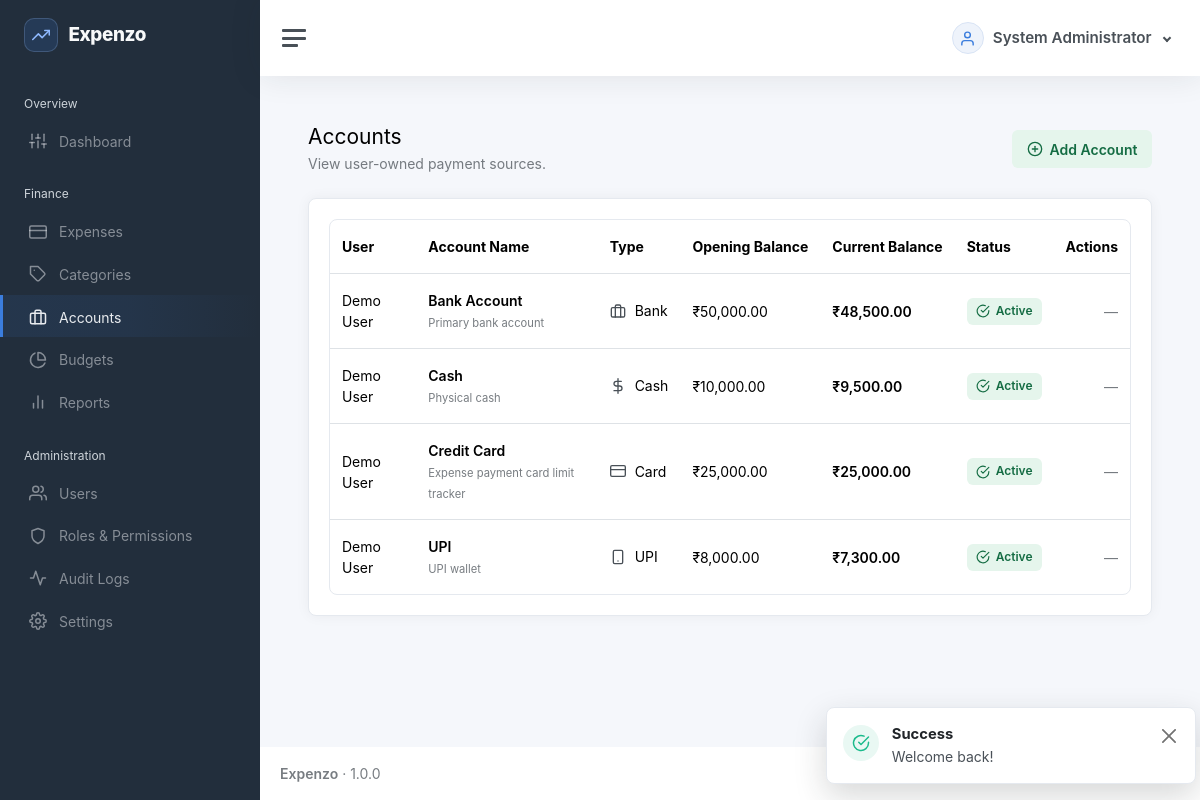
Page /accounts (signed in) on the committed database.
### tables this page shows
CREATE TABLE users (
  id BIGINT UNSIGNED AUTO_INCREMENT PRIMARY KEY,
  name VARCHAR(120) NOT NULL,
  email VARCHAR(190) NOT NULL UNIQUE,
  password_hash VARCHAR(255) NOT NULL,
  status ENUM('active','inactive') NOT NULL DEFAULT 'active',
  created_at DATETIME NOT NULL DEFAULT CURRENT_TIMESTAMP,
  updated_at DATETIME NOT NULL DEFAULT CURRENT_TIMESTAMP ON UPDATE CURRENT_TIMESTAMP,
  INDEX idx_users_status(status)
);

CREATE TABLE accounts (
  id BIGINT UNSIGNED AUTO_INCREMENT PRIMARY KEY,
  user_id BIGINT UNSIGNED NOT NULL,
  name VARCHAR(120) NOT NULL,
  type VARCHAR(60) NOT NULL,
  opening_balance DECIMAL(15,2) NOT NULL DEFAULT 0,
  current_balance DECIMAL(15,2) NOT NULL DEFAULT 0,
  description TEXT NULL,
  status ENUM('active','inactive') NOT NULL DEFAULT 'active',
  created_at DATETIME NOT NULL DEFAULT CURRENT_TIMESTAMP,
  updated_at DATETIME NOT NULL DEFAULT CURRENT_TIMESTAMP ON UPDATE CURRENT_TIMESTAMP,
  UNIQUE KEY uq_accounts_user_name(user_id, name),
  INDEX idx_accounts_user_status(user_id, status),
  FOREIGN KEY(user_id) REFERENCES users(id) ON DELETE CASCADE
);

### app/Core/View.php (called while the page is built, shortened)
<?php
final class View {
 public static function render(string $view,array $data=[],string $layout='app'):void { extract($data); if (str_starts_with($view, 'errors/')) $layout = 'error'; $viewFile=dirname(__DIR__,2).'/resources/views/'.$view.'.php'; if(!is_file($viewFile)) throw new \RuntimeException('View not found: '.$view); ob_start(); require $viewFile; $content=ob_get_clean(); require dirname(__DIR__,2).'/resources/views/layouts/'.$layout.'.php'; }
}

### app/Controllers/AccountController.php (called while the page is built, shortened)
<?php
final class AccountController
{
    public function index(Request $r): void
    {
        PermissionMiddleware::require('accounts.view');
        $rows = (new AccountRepository())->allVisible(auth_user());
        View::render('accounts/index', compact('rows'));
    }
}

### public/index.php (called while the page is built, shortened)
<?php
require dirname(__DIR__).'/app/Core/Autoloader.php';
require dirname(__DIR__).'/app/Helpers/helpers.php';
$router=new Router();(require dirname(__DIR__).'/routes/web.php')($router);$router->dispatch(new Request());

### app/Core/Session.php (called while the page is built, shortened)
<?php
final class Session {
 public static function start():void{ $c=require dirname(__DIR__,2).'/config/app.php'; }
 public static function get(string $k,mixed $d=null):mixed{return $_SESSION[$k]??$d;}
}

### app/Core/Autoloader.php (called while the page is built, shortened)
<?php
spl_autoload_register(function (string $class): void {
    $prefix = 'App\\';
    $relative = substr($class, strlen($prefix));
    $file = __DIR__ . '/../' . str_replace('\\', '/', $relative) . '.php';
});

### app/Services/Authorization.php (called while the page is built, shortened)
<?php
final class Authorization
{
    public static function allows(array $actor, string $permission): bool
    {
        return in_array($permission, $actor['permissions'] ?? [], true);
    }
}

### app/Core/Database.php (called while the page is built, shortened)
<?php
final class Database {
    private static ?PDO $pdo=null;
    public static function connection(): PDO {
        if (self::$pdo) return self::$pdo;
        $c=require dirname(__DIR__,2).'/config/database.php';
        $dsn=sprintf('mysql:host=%s;port=%s;dbname=%s;charset=%s',$c['host'],$c['port'],$c['database'],$c['charset']);
        self::$pdo=new PDO($dsn,$c['username'],$c['password'],[
          PDO::ATTR_ERRMODE=>PDO::ERRMODE_EXCEPTION,
          PDO::ATTR_DEFAULT_FETCH_MODE=>PDO::FETCH_ASSOC,
          PDO::ATTR_EMULATE_PREPARES=>false,
        ]);
        return self::$pdo;
    }
}

### app/Repositories/AccountRepository.php (called while the page is built, shortened)
<?php
final class AccountRepository {
 public function allVisible(array $actor):array{if(\App\Services\Authorization::allows($actor,'finance.view_all')){return Database::connection()->query('SELECT a.*,u.name user_name,COALESCE(a.current_balance,a.opening_balance) balance FROM accounts a JOIN users u ON u.id=a.user_id ORDER BY u.name,a.name')->fetchAll();}return $this->allForUser((int)$actor['id']);}
}

### config/app.php (called while the page is built, shortened)
<?php
return [
 'env'=>getenv('APP_ENV') ?: ($_ENV['APP_ENV'] ?? 'production'),
 'debug'=>(bool)(getenv('APP_DEBUG') ?: ($_ENV['APP_DEBUG'] ?? false)),
 'url'=>getenv('APP_URL') ?: ($_ENV['APP_URL'] ?? 'http://localhost'),
 'timezone'=>getenv('APP_TIMEZONE') ?: ($_ENV['APP_TIMEZONE'] ?? 'Asia/Kolkata'),
 'currency'=>getenv('APP_CURRENCY') ?: ($_ENV['APP_CURRENCY'] ?? 'INR'),
 'session_name'=>getenv('SESSION_NAME') ?: ($_ENV['SESSION_NAME'] ?? 'expenzo_session'),
 'session_lifetime'=>(int)(getenv('SESSION_LIFETIME') ?: ($_ENV['SESSION_LIFETIME'] ?? 7200)),
];

### app/Core/Request.php (called while the page is built, shortened)
<?php
final class Request {
 public function path():string { $path=parse_url($_SERVER['REQUEST_URI']??'/',PHP_URL_PATH) ?: '/'; $base=rtrim(str_replace('\\','/',dirname($_SERVER['SCRIPT_NAME']??'')),'/'); return '/'.ltrim($path,'/'); }
}

### config/database.php (called while the page is built, shortened)
<?php
return [
 'host'=>getenv('DB_HOST') ?: ($_ENV['DB_HOST'] ?? '127.0.0.1'),
 'port'=>getenv('DB_PORT') ?: ($_ENV['DB_PORT'] ?? '3306'),
 'database'=>getenv('DB_DATABASE') ?: ($_ENV['DB_DATABASE'] ?? 'expenzo'),
 'username'=>getenv('DB_USERNAME') ?: ($_ENV['DB_USERNAME'] ?? 'root'),
 'password'=>getenv('DB_PASSWORD') ?: ($_ENV['DB_PASSWORD'] ?? ''),
 'charset'=>'utf8mb4',
];

### app/Repositories/UserRepository.php (called while the page is built, shortened)
<?php
final class UserRepository
{
    public function findWithRole(int $id): ?array
    {
        $s = Database::connection()->prepare('SELECT u.*,r.id role_id,r.name role_name,r.status role_status,r.system_key
            FROM users u LEFT JOIN user_roles ur ON ur.user_id=u.id LEFT JOIN roles r ON r.id=ur.role_id WHERE u.id=?');
        $s->execute([$id]);
        $user = $s->fetch();
        $user['permissions'] = $user['role_status'] === 'active' ? (new RoleRepository())->permissionNames((int)$user['role_id']) : [];
        return $user;
    }
}

### app/Middleware/PermissionMiddleware.php (called while the page is built, shortened)
<?php
final class PermissionMiddleware
{
    public static function require(string $permission): void
    {
        $user = (new UserRepository())->findWithRole((int)Session::get('user_id'));
    }
}

### resources/views/accounts/index.php (the view, shortened to what this page needs)
<?php
$module = 'accounts';
require dirname(__DIR__).'/partials/page-header.php';
?>
<div class="card"><div class="card-body">
<div class="table-responsive" role="region" aria-label="Accounts table" tabindex="0"><table class="table crud-table mb-0">
<thead><tr><?php if (is_adminish()): ?><th scope="col">User</th><?php endif; ?><th scope="col">Account Name</th><th scope="col">Type</th><th scope="col">Opening Balance</th><th scope="col">Current Balance</th><th scope="col">Status</th><th scope="col" class="text-end">Actions</th></tr></thead>
<tbody>
<?php foreach ($rows as $r): ?>
<tr>
<?php if (is_adminish()): ?><td><?=e($r['user_name'] ?? '')?></td><?php endif; ?>
<td><div class="fw-semibold"><?=e($r['name'])?></div><small class="text-muted table-description"><?=e($r['description'] ?? '')?></small></td>
<td><?=account_type_label($r['type'] ?? '')?></td><td class="text-nowrap"><?=money($r['opening_balance'])?></td><td class="fw-semibold text-nowrap"><?=money($r['balance'])?></td>
<td><span class="status-badge status-badge--<?=in_array($r['status'], ['active', 'posted'], true) ? 'success' : 'neutral'?>"><i data-feather="<?=in_array($r['status'], ['active', 'posted'], true) ? 'check-circle' : 'pause-circle'?>" aria-hidden="true"></i><?=e(ucfirst($r['status']))?></span></td>
<td><?php $rowId = $r['id']; $rowName = $r['name']; $owned = (int)$r['user_id'] === (int)\App\Core\Session::get('user_id'); $mayEdit = $owned && can('accounts.edit'); $mayDelete = $owned && can('accounts.delete'); require dirname(__DIR__).'/partials/row-actions.php'; ?></td>
</tr>
<?php endforeach; ?>
</tbody></table></div></div></div>

### app/Helpers/helpers.php (shortened to what this page needs)
<?php
function e(mixed $v):string{return htmlspecialchars((string)$v,ENT_QUOTES,'UTF-8');}
function url(string $path=''):string{$base=rtrim(str_replace('\\','/',dirname($_SERVER['SCRIPT_NAME']??'')),'/'); if($base==='/'||$base==='.')$base=''; return $base.'/'.ltrim($path,'/');}
function asset(string $path):string{
    $relative = ltrim($path, '/');
    $file = dirname(__DIR__,2).'/public/assets/'.$relative;
    return url('assets/'.$relative).(is_file($file) ? '?v='.filemtime($file) : '');
}
function auth_user():?array{return Session::get('user');}
function can(string $permission):bool{return in_array($permission,Session::get('permissions',[]),true);}
function is_adminish():bool{return can('finance.view_all');}
function app_setting(string $key, mixed $default = null): mixed
{
    static $settings = null;
    if ($settings === null) {
        $settings = [];
        try {
            $rows = \App\Core\Database::connection()->query('SELECT setting_key, setting_value FROM settings')->fetchAll();
            foreach ($rows as $row) $settings[$row['setting_key']] = $row['setting_value'];
        } catch (\Throwable $exception) {
            $settings = [];
        }
    }
    return $settings[$key] ?? $default;
}
function currency_code(): string
{
    $cfg = require dirname(__DIR__,2).'/config/app.php';
    return strtoupper(trim((string)app_setting('currency', $cfg['currency'] ?? 'INR')));
}
function money(float|int|string $amount):string{ $symbols=['INR'=>'₹','USD'=>'$','EUR'=>'€','GBP'=>'£']; $currency=currency_code(); return ($symbols[$currency]??$currency.' ').number_format((float)$amount,2);}
function account_type_icon(?string $type): string
{
    return match (strtolower(trim((string)$type))) {
        'cash' => 'dollar-sign',
        'bank' => 'briefcase',
        'card', 'credit card', 'debit card' => 'credit-card',
        'upi' => 'smartphone',
        'wallet' => 'pocket',
        default => 'credit-card',
    };
}
function account_type_label(?string $type, ?string $name = null): string
{
    $type = trim((string)$type);
    $label = trim((string)$name) !== '' ? trim((string)$name) : ($type !== '' ? $type : 'Account');
    return '<span class="inline-icon-text"><i data-feather="'.e(account_type_icon($type)).'" aria-hidden="true"></i>'.e($label).'</span>';
}
function landing_path():string {
    foreach (['dashboard','expenses','categories','accounts','budgets','reports','users','roles','settings'] as $module) {
        if(can($module.'.view')) return '/'.$module;
    }
    return '/dashboard';
}

### resources/views/partials/row-actions.php (shortened to what this page needs)
<div class="table-actions">
    <?php if (!$mayEdit && !$mayDelete && !($module === 'categories' && ($mayAppearance ?? false))): ?><span class="text-muted">&mdash;</span><?php endif; ?>
</div>

### app/Core/Router.php (shortened to what this page needs)
<?php
final class Router { private array $routes=[];
 private function add(string $method,string $path,string $handler):void{$this->routes[] = compact('method','path','handler');}
 public function dispatch(Request $request):void{foreach($this->routes as $r){if($r['method']!==$request->method())continue;$pattern=preg_replace('#\\{([a-zA-Z_][a-zA-Z0-9_]*)\\}#','(?P<$1>[^/]+)',str_replace('/','\/',$r['path']));if(preg_match('#^'.$pattern.'$#',$request->path(),$m)){[$class,$method]=explode('@',$r['handler']);$controller=new $class();$params=[];foreach($m as $k=>$v)if(!is_int($k))$params[]=$v; $controller->$method($request,...$params);return;}} Response::status(404); View::render('errors/404',[], 'app');}
}

### resources/views/layouts/app.php (shortened to what this page needs)
<?php
$sidebarPath = rtrim((new \App\Core\Request())->path(), '/') ?: '/';
$navigation = [
    'Overview' => ['dashboard' => ['Dashboard', 'sliders', 'dashboard.view']],
    'Finance' => [
        'expenses' => ['Expenses', 'credit-card', 'expenses.view'],
        'categories' => ['Categories', 'tag', 'categories.view'],
        'accounts' => ['Accounts', 'briefcase', 'accounts.view'],
        'budgets' => ['Budgets', 'pie-chart', 'budgets.view'],
        'reports' => ['Reports', 'bar-chart-2', 'reports.view'],
    ],
    'Administration' => [
        'users' => ['Users', 'users', 'users.view'],
        'roles' => ['Roles & Permissions', 'shield', 'roles.view'],
        'audit-logs' => ['Audit Logs', 'activity', 'audit.view'],
        'settings' => ['Settings', 'settings', 'settings.view'],
    ],
];
$currentUser = auth_user() ?? [];
$currentUserName = $currentUser['name'] ?? 'User';
?>
<!doctype html>
<html lang="en">
<head>
    <link href="<?= asset('app.css') ?>" rel="stylesheet">
    <link href="<?= asset('crud.css') ?>" rel="stylesheet">
</head>
<body>
    <div class="wrapper">
        <nav id="sidebar" class="sidebar js-sidebar">
            <div class="sidebar-content js-simplebar">
                <a class="sidebar-brand app-sidebar-brand" href="<?= e(url(landing_path())) ?>"><span class="sidebar-brand-mark"><i data-feather="trending-up" aria-hidden="true"></i></span><span class="align-middle brand-mini"><?= e(APP_NAME) ?></span></a>
                <ul class="sidebar-nav">
                    <?php foreach ($navigation as $group => $items):
                        $visible = array_filter($items, static fn(array $item): bool => can($item[2]));
                        ?>
                        <li class="sidebar-header"><?= e($group) ?></li>
                        <?php foreach ($visible as $section => [$label, $icon, $permission]):
                            $active = $sidebarPath === '/' . $section || str_starts_with($sidebarPath, '/' . $section . '/') || ($section === 'dashboard' && $sidebarPath === '/');
                            ?>
                            <li class="sidebar-item <?= $active ? 'active' : '' ?>"><a class="sidebar-link"
                                    href="<?= e(url($section)) ?>"><i class="align-middle" data-feather="<?= e($icon) ?>"></i><span
                                        class="align-middle"><?= e($label) ?></span></a></li>
                        <?php endforeach; endforeach; ?>
                </ul>
            </div>
        </nav>
        <div class="main">
            <nav class="navbar navbar-expand navbar-light navbar-bg">
                <a class="sidebar-toggle js-sidebar-toggle" role="button" tabindex="0" aria-label="Toggle navigation"><i
                        class="hamburger align-self-center"></i></a>
                <div class="navbar-collapse collapse">
                    <ul class="navbar-nav navbar-align">
                        <li class="nav-item dropdown">
                            <a class="nav-link user-menu-toggle dropdown-toggle" href="#" data-bs-toggle="dropdown"
                                aria-expanded="false">
                                <span class="user-menu-avatar"><i data-feather="user"></i></span>
                                <span class="user-menu-name"><?= e($currentUserName) ?></span>
                            </a>
                        </li>
                    </ul>
                </div>
            </nav>
            <main class="content">
                <div class="container-fluid p-0">
                    <?= $content ?>
                </div>
            </main>
            <footer class="footer">
                <div class="container-fluid">
                    <div class="row text-muted">
                        <div class="col-6 text-start">
                            <p class="mb-0"><strong><?= e(APP_NAME) ?></strong> &middot; <?= APP_VERSION ?></p>
                        </div>
                        <div class="col-6 text-end">All Rights Reserved &copy; <?= date('Y') ?></div>
                    </div>
                </div>
            </footer>
        </div>
    </div>
    <?php require dirname(__DIR__).'/partials/toasts.php'; ?>
</body>
</html>

### rows in the picture
users: name "System Administrator"
accounts: user.name "Demo User", name "Bank Account", description "Primary bank account", type "Bank", opening_balance "₹50,000.00", balance "₹48,500.00", status "Active"
accounts: user.name "Demo User", name "Cash", description "Physical cash", type "Cash", opening_balance "₹10,000.00", balance "₹9,500.00", status "Active"
accounts: user.name "Demo User", name "Credit Card", description "Expense payment card limit tracker", type "Card", opening_balance "₹25,000.00", balance "₹25,000.00", status "Active"
accounts: user.name "Demo User", name "UPI", description "UPI wallet", type "UPI", opening_balance "₹8,000.00", balance "₹7,300.00", status "Active"

### other values in the picture
$group "Overview"
$label "Dashboard"
$group "Finance"
$label "Expenses"
$label "Categories"
$label "Accounts"
$label "Budgets"
$label "Reports"
$group "Administration"
$label "Users"
$label "Roles & Permissions"
$label "Audit Logs"
$label "Settings"
$toast['label'] "Success"
$toast['message'] "Welcome back!"
